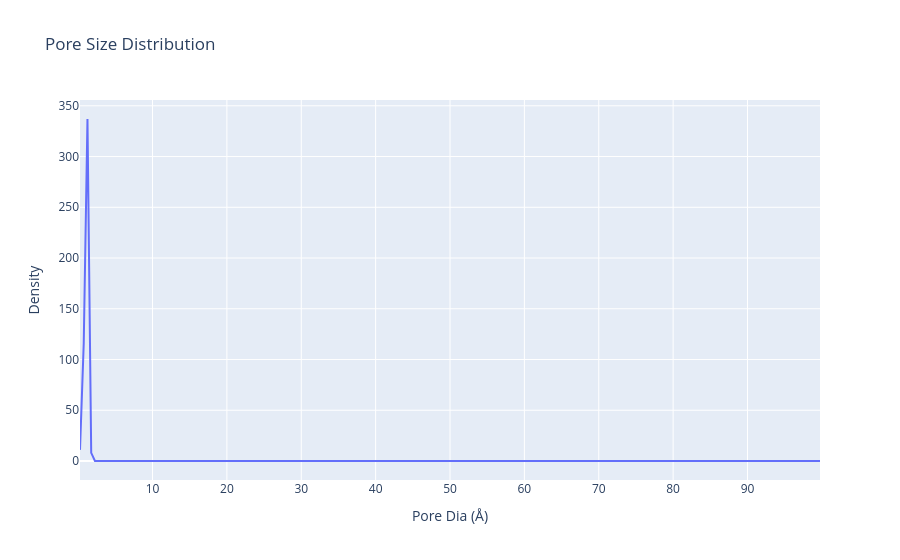

Notebook source saved alongside this figure:
### Markdown cell above
## Plot the results

### Code cell
import numpy as np
import plotly.graph_objects as go

def get_pore_size_distribution_trace(distances, normalize=False, cumulative=False):
    # if normalize:
        # distances = distances / np.max(distances)
    
    # Create histogram data
    hist, bin_edges = np.histogram(distances, bins=np.linspace(0,100, 200), density=normalize)
    
    # Calculate cumulative distribution if required
    if cumulative:
        hist = np.cumsum(hist)
    binC = (bin_edges[1:] + bin_edges[:-1])/2
    # Create the histogram trace
    trace = go.Scatter(
        x=binC, 
        y=hist, 
        mode='lines', 
        name='Pore Size Distribution',
        line=dict(width=2)
    )
    
    return trace

# Get the histogram trace for distances_to_nodes
histogram_trace = get_pore_size_distribution_trace(pore_sizes, normalize=False, cumulative=False)

fig = go.Figure()
fig.add_trace(histogram_trace)
fig.update_layout(title='Pore Size Distribution',
                  xaxis_title='Pore Dia (\u212b)',
                  yaxis_title='Density',
                  barmode='overlay')
fig.show()

### Figure 1 — Plotly figure (JSON) as saved in the notebook; plotly's stock layout.template omitted (floating-point values rounded to 4 significant figures; data arrays with more than 128 entries replaced by an {"elided": "..."} marker saying what was removed)
{"data": [{"line": {"width": 2}, "mode": "lines", "name": "Pore Size Distribution", "type": "scatter", "x": {"elided": "199 float values"}, "y": {"elided": "199 int values"}}], "layout": {"barmode": "overlay", "title": {"text": "Pore Size Distribution"}, "xaxis": {"title": {"text": "Pore Dia (Å)"}}, "yaxis": {"title": {"text": "Density"}}}}
